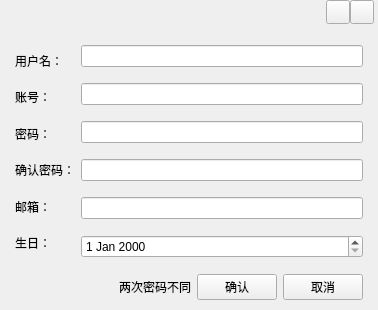
<?xml version="1.0" encoding="UTF-8"?>
<ui version="4.0">
 <class>RegisterWindow</class>
 <widget class="QWidget" name="RegisterWindow">
  <property name="geometry">
   <rect>
    <x>0</x>
    <y>0</y>
    <width>378</width>
    <height>310</height>
   </rect>
  </property>
  <property name="windowTitle">
   <string>RegisterWindow</string>
  </property>
  <layout class="QVBoxLayout" name="verticalLayout">
   <property name="spacing">
    <number>0</number>
   </property>
   <property name="leftMargin">
    <number>0</number>
   </property>
   <property name="topMargin">
    <number>0</number>
   </property>
   <property name="rightMargin">
    <number>0</number>
   </property>
   <property name="bottomMargin">
    <number>0</number>
   </property>
   <item>
    <widget class="QWidget" name="titleWidget" native="true">
     <property name="sizePolicy">
      <sizepolicy hsizetype="Expanding" vsizetype="Fixed">
       <horstretch>0</horstretch>
       <verstretch>0</verstretch>
      </sizepolicy>
     </property>
     <property name="minimumSize">
      <size>
       <width>0</width>
       <height>24</height>
      </size>
     </property>
     <property name="maximumSize">
      <size>
       <width>16777215</width>
       <height>24</height>
      </size>
     </property>
     <property name="titleSkin" stdset="0">
      <bool>true</bool>
     </property>
     <layout class="QHBoxLayout" name="horizontalLayout">
      <property name="spacing">
       <number>0</number>
      </property>
      <property name="leftMargin">
       <number>12</number>
      </property>
      <property name="topMargin">
       <number>0</number>
      </property>
      <property name="rightMargin">
       <number>4</number>
      </property>
      <property name="bottomMargin">
       <number>0</number>
      </property>
      <item>
       <widget class="QLabel" name="titleIcon">
        <property name="sizePolicy">
         <sizepolicy hsizetype="Fixed" vsizetype="Fixed">
          <horstretch>0</horstretch>
          <verstretch>0</verstretch>
         </sizepolicy>
        </property>
        <property name="minimumSize">
         <size>
          <width>42</width>
          <height>18</height>
         </size>
        </property>
        <property name="maximumSize">
         <size>
          <width>42</width>
          <height>18</height>
         </size>
        </property>
        <property name="text">
         <string/>
        </property>
       </widget>
      </item>
      <item>
       <spacer name="horizontalSpacer">
        <property name="orientation">
         <enum>Qt::Horizontal</enum>
        </property>
        <property name="sizeHint" stdset="0">
         <size>
          <width>295</width>
          <height>20</height>
         </size>
        </property>
       </spacer>
      </item>
      <item>
       <widget class="QPushButton" name="sysMin">
        <property name="sizePolicy">
         <sizepolicy hsizetype="Fixed" vsizetype="Fixed">
          <horstretch>0</horstretch>
          <verstretch>0</verstretch>
         </sizepolicy>
        </property>
        <property name="minimumSize">
         <size>
          <width>24</width>
          <height>24</height>
         </size>
        </property>
        <property name="maximumSize">
         <size>
          <width>24</width>
          <height>24</height>
         </size>
        </property>
        <property name="text">
         <string/>
        </property>
       </widget>
      </item>
      <item>
       <widget class="QPushButton" name="sysClose">
        <property name="sizePolicy">
         <sizepolicy hsizetype="Fixed" vsizetype="Fixed">
          <horstretch>0</horstretch>
          <verstretch>0</verstretch>
         </sizepolicy>
        </property>
        <property name="minimumSize">
         <size>
          <width>24</width>
          <height>24</height>
         </size>
        </property>
        <property name="maximumSize">
         <size>
          <width>24</width>
          <height>24</height>
         </size>
        </property>
        <property name="text">
         <string/>
        </property>
       </widget>
      </item>
     </layout>
    </widget>
   </item>
   <item>
    <widget class="QWidget" name="BodyWidget" native="true">
     <layout class="QVBoxLayout" name="verticalLayout_4">
      <property name="leftMargin">
       <number>15</number>
      </property>
      <property name="rightMargin">
       <number>15</number>
      </property>
      <property name="bottomMargin">
       <number>0</number>
      </property>
      <item>
       <layout class="QHBoxLayout" name="horizontalLayout_2">
        <item>
         <layout class="QVBoxLayout" name="verticalLayout_2">
          <item>
           <widget class="QLabel" name="label">
            <property name="text">
             <string>用户名：</string>
            </property>
           </widget>
          </item>
          <item>
           <widget class="QLabel" name="label_2">
            <property name="text">
             <string>账号：</string>
            </property>
           </widget>
          </item>
          <item>
           <widget class="QLabel" name="label_3">
            <property name="text">
             <string>密码：</string>
            </property>
           </widget>
          </item>
          <item>
           <widget class="QLabel" name="label_6">
            <property name="text">
             <string>确认密码：</string>
            </property>
           </widget>
          </item>
          <item>
           <widget class="QLabel" name="label_4">
            <property name="text">
             <string>邮箱：</string>
            </property>
           </widget>
          </item>
          <item>
           <widget class="QLabel" name="label_5">
            <property name="text">
             <string>生日：</string>
            </property>
           </widget>
          </item>
         </layout>
        </item>
        <item>
         <layout class="QVBoxLayout" name="verticalLayout_3">
          <property name="spacing">
           <number>16</number>
          </property>
          <item>
           <widget class="QLineEdit" name="UserNameLineEdit">
            <property name="maxLength">
             <number>16</number>
            </property>
           </widget>
          </item>
          <item>
           <widget class="QLineEdit" name="AccountLineEdit">
            <property name="maxLength">
             <number>16</number>
            </property>
           </widget>
          </item>
          <item>
           <widget class="QLineEdit" name="PasswordLineEdit">
            <property name="maxLength">
             <number>16</number>
            </property>
            <property name="echoMode">
             <enum>QLineEdit::Password</enum>
            </property>
           </widget>
          </item>
          <item>
           <widget class="QLineEdit" name="ConfirmPasswordLineEdit">
            <property name="maxLength">
             <number>16</number>
            </property>
            <property name="echoMode">
             <enum>QLineEdit::Password</enum>
            </property>
           </widget>
          </item>
          <item>
           <widget class="QLineEdit" name="EmailLineEdit"/>
          </item>
          <item>
           <widget class="QDateEdit" name="DateEdit"/>
          </item>
         </layout>
        </item>
       </layout>
      </item>
      <item>
       <layout class="QHBoxLayout" name="horizontalLayout_3">
        <item>
         <widget class="QLabel" name="TipLabel">
          <property name="sizePolicy">
           <sizepolicy hsizetype="Expanding" vsizetype="Fixed">
            <horstretch>0</horstretch>
            <verstretch>0</verstretch>
           </sizepolicy>
          </property>
          <property name="text">
           <string>两次密码不同</string>
          </property>
          <property name="scaledContents">
           <bool>false</bool>
          </property>
          <property name="alignment">
           <set>Qt::AlignRight|Qt::AlignTrailing|Qt::AlignVCenter</set>
          </property>
         </widget>
        </item>
        <item>
         <widget class="QPushButton" name="OkBtn">
          <property name="text">
           <string>确认</string>
          </property>
         </widget>
        </item>
        <item>
         <widget class="QPushButton" name="CancelBtn">
          <property name="text">
           <string>取消</string>
          </property>
         </widget>
        </item>
       </layout>
      </item>
     </layout>
    </widget>
   </item>
  </layout>
 </widget>
 <layoutdefault spacing="6" margin="11"/>
 <resources/>
 <connections/>
</ui>
